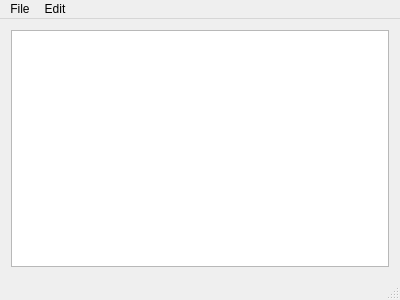
<?xml version="1.0" encoding="UTF-8"?>
<ui version="4.0">
 <class>MainWindow</class>
 <widget class="QMainWindow" name="MainWindow">
  <property name="geometry">
   <rect>
    <x>0</x>
    <y>0</y>
    <width>400</width>
    <height>300</height>
   </rect>
  </property>
  <property name="windowTitle">
   <string>MainWindow</string>
  </property>
  <widget class="QWidget" name="centralWidget">
   <layout class="QGridLayout" name="gridLayout">
    <item row="0" column="0">
     <layout class="QVBoxLayout" name="verticalLayout">
      <property name="spacing">
       <number>0</number>
      </property>
      <property name="sizeConstraint">
       <enum>QLayout::SetMinimumSize</enum>
      </property>
      <item>
       <widget class="QPlainTextEdit" name="textEdit">
        <property name="minimumSize">
         <size>
          <width>100</width>
          <height>0</height>
         </size>
        </property>
        <property name="plainText">
         <string>
</string>
        </property>
       </widget>
      </item>
     </layout>
    </item>
   </layout>
  </widget>
  <widget class="QMenuBar" name="menuBar">
   <property name="geometry">
    <rect>
     <x>0</x>
     <y>0</y>
     <width>400</width>
     <height>22</height>
    </rect>
   </property>
   <widget class="QMenu" name="menuFile">
    <property name="title">
     <string>File</string>
    </property>
    <addaction name="actionNew"/>
    <addaction name="actionSave"/>
    <addaction name="actionQuit"/>
    <addaction name="actionOpen"/>
   </widget>
   <widget class="QMenu" name="menuEdit">
    <property name="title">
     <string>Edit</string>
    </property>
    <addaction name="actionCopy"/>
    <addaction name="actionPaste"/>
    <addaction name="actionCut"/>
    <addaction name="actionUndo"/>
    <addaction name="actionRedo"/>
   </widget>
   <addaction name="menuFile"/>
   <addaction name="menuEdit"/>
  </widget>
  <widget class="QStatusBar" name="statusBar"/>
  <action name="actionNew">
   <property name="icon">
    <iconset resource="resources.qrc">
     <normaloff>:/images/New.bmp</normaloff>:/images/New.bmp</iconset>
   </property>
   <property name="text">
    <string>New</string>
   </property>
  </action>
  <action name="actionSave">
   <property name="icon">
    <iconset resource="resources.qrc">
     <normaloff>:/images/Save.bmp</normaloff>:/images/Save.bmp</iconset>
   </property>
   <property name="text">
    <string>Save</string>
   </property>
  </action>
  <action name="actionQuit">
   <property name="text">
    <string>Quit</string>
   </property>
  </action>
  <action name="actionCopy">
   <property name="icon">
    <iconset resource="resources.qrc">
     <normaloff>:/images/Copy.bmp</normaloff>:/images/Copy.bmp</iconset>
   </property>
   <property name="text">
    <string>Copy</string>
   </property>
  </action>
  <action name="actionPaste">
   <property name="icon">
    <iconset resource="resources.qrc">
     <normaloff>:/images/Paste.bmp</normaloff>:/images/Paste.bmp</iconset>
   </property>
   <property name="text">
    <string>Paste</string>
   </property>
  </action>
  <action name="actionCut">
   <property name="icon">
    <iconset resource="resources.qrc">
     <normaloff>:/images/Cut.bmp</normaloff>:/images/Cut.bmp</iconset>
   </property>
   <property name="text">
    <string>Cut</string>
   </property>
  </action>
  <action name="actionUndo">
   <property name="text">
    <string>Undo</string>
   </property>
  </action>
  <action name="actionRedo">
   <property name="text">
    <string>Redo</string>
   </property>
  </action>
  <action name="actionOpen">
   <property name="text">
    <string>Open</string>
   </property>
  </action>
 </widget>
 <layoutdefault spacing="6" margin="11"/>
 <resources>
  <include location="resources.qrc"/>
 </resources>
 <connections/>
</ui>
